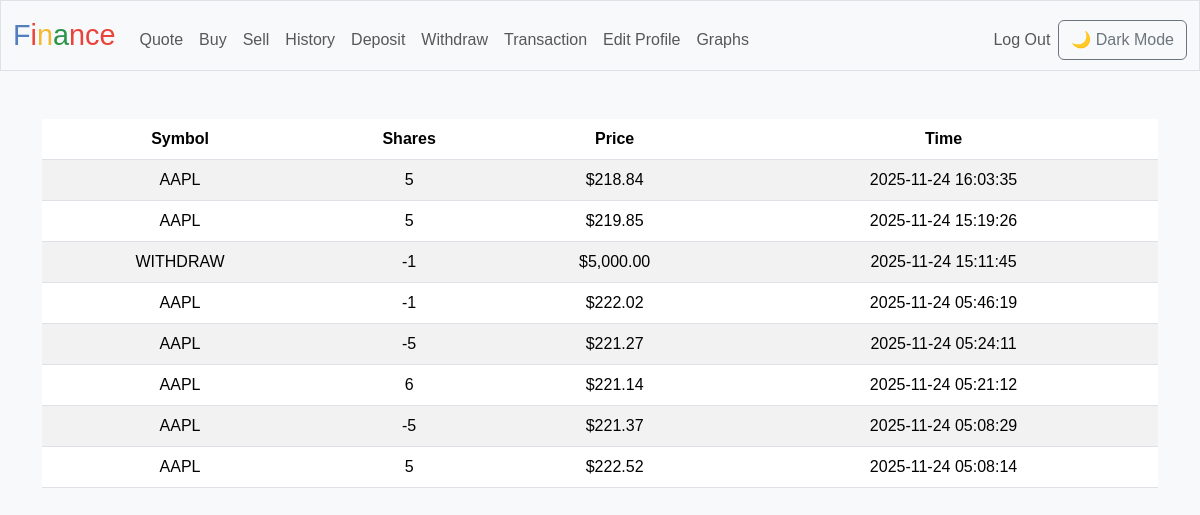
Screenshot of /history (signed in) with the database file from the repository.
### tables this page shows
CREATE TABLE portfolio (
    id INTEGER PRIMARY KEY AUTOINCREMENT,
    user_id INTEGER NOT NULL,
    symbol TEXT NOT NULL,
    shares INTEGER NOT NULL,
    price NUMERIC NOT NULL,
    timestamp DATETIME DEFAULT CURRENT_TIMESTAMP,
    FOREIGN KEY (user_id) REFERENCES users(id)
);

### app.py (the view)
@app.route("/history")
@login_required
def history():
    transactions = db.execute(
        "SELECT symbol, shares, price, timestamp FROM portfolio WHERE user_id = ? ORDER BY timestamp DESC",
        session["user_id"]
    )
    return render_template("history.html", transactions=transactions)

### app.py (called while the page is built)
@app.after_request
def after_request(response):
    response.headers["Cache-Control"] = "no-cache, no-store, must-revalidate"
    response.headers["Expires"] = 0
    response.headers["Pragma"] = "no-cache"
    return response

### helpers.py (called while the page is built)
def login_required(f):
    @wraps(f)
    def decorated_function(*args, **kwargs):
        if session.get("user_id") is None:
            return redirect("/login")
        return f(*args, **kwargs)
    return decorated_function

def usd(value):
    return f"${value:,.2f}"

### templates/history.html
{% extends "layout.html" %}
{% block main %}
<table class="table table-striped">
    <thead>
        <tr>
            <th>Symbol</th>
            <th>Shares</th>
            <th>Price</th>
            <th>Time</th>
        </tr>
    </thead>
    <tbody>
        {% for t in transactions %}
        <tr>
            <td>{{ t.symbol }}</td>
            <td>{{ t.shares }}</td>
            <td>{{ t.price | usd }}</td>
            <td>{{ t.timestamp }}</td>
        </tr>
        {% endfor %}
    </tbody>
</table>
{% endblock %}

### templates/layout.html (shortened to what this page needs)
<!DOCTYPE html>
<html lang="en">
    <head>
        <link href="https://cdn.jsdelivr.net/npm/bootstrap@5.3.3/dist/css/bootstrap.min.css" rel="stylesheet">
        <link href="/static/styles.css" rel="stylesheet">
    </head>
    <body>
        <nav class="navbar navbar-expand-md border" id="site-navbar">
            <div class="container-fluid">
                <a class="navbar-brand" href="/"><span class="blue">F</span><span class="red">i</span><span class="yellow">n</span><span class="green">a</span><span class="red">nce</span></a>
                <div class="collapse navbar-collapse" id="navbar">
                    {% if session["user_id"] %}
                        <ul class="navbar-nav me-auto mt-2">
                            <li class="nav-item"><a class="nav-link" href="/quote">Quote</a></li>
                            <li class="nav-item"><a class="nav-link" href="/buy">Buy</a></li>
                            <li class="nav-item"><a class="nav-link" href="/sell">Sell</a></li>
                            <li class="nav-item"><a class="nav-link" href="/history">History</a></li>
                             <li class="nav-item"><a class="nav-link" href="/deposit">Deposit</a></li>
                             <li class="nav-item"><a class="nav-link" href="/withdraw">Withdraw</a></li>
                                <li class="nav-item"><a class="nav-link" href="/transactions">Transaction</a></li>
                                <li class="nav-item"><a class="nav-link" href="/edit">Edit Profile</a></li>
                                <li class="nav-item"><a class="nav-link" href="/chart">Graphs</a></li>
                        </ul>
                        <ul class="navbar-nav ms-auto mt-2">
                            <li class="nav-item"><a class="nav-link" href="/logout">Log Out</a></li>
                            <button id="theme-toggle" class="btn btn-outline-secondary">
                                        🌙 Dark Mode
                                         </button>
                        </ul>
                    {% else %}
                        <ul class="navbar-nav ms-auto mt-2">
                            <li class="nav-item"><a class="nav-link" href="/register">Register</a></li>
                            <li class="nav-item"><a class="nav-link" href="/login">Log In</a></li>
                        </ul>
                    {% endif %}
                </div>
            </div>
        </nav>
        <main class="container py-5 text-center">
            {% block main %}{% endblock %}
        </main>
    </body>
</html>

### static/styles.css (style rules this page uses)
body { font-family: "Montserrat", sans-serif !important; background-color: #f8f9fa; color: #212529; transition: background 0.3s, color 0.3s; }
nav .navbar-brand { font-size: 1.8rem; }
nav .navbar-brand .blue { color: #537fbe; }
nav .navbar-brand .red { color: #ea433b; }
nav .navbar-brand .yellow { color: #f5b82e; }
nav .navbar-brand .green { color: #2e944b; }
table { width: 100%; }
.btn, .form-control { transition: all 0.25s ease-in-out; }
body, body.dark-mode { font-family: "Montserrat", sans-serif !important; }

### rows the page displays
portfolio: symbol "AAPL", shares "5", price "$218.84", timestamp "2025-11-24 16:03:35"
portfolio: symbol "AAPL", shares "5", price "$219.85", timestamp "2025-11-24 15:19:26"
portfolio: symbol "WITHDRAW", shares "-1", price "$5,000.00", timestamp "2025-11-24 15:11:45"
portfolio: symbol "AAPL", shares "-1", price "$222.02", timestamp "2025-11-24 05:46:19"
portfolio: symbol "AAPL", shares "-5", price "$221.27", timestamp "2025-11-24 05:24:11"
portfolio: symbol "AAPL", shares "6", price "$221.14", timestamp "2025-11-24 05:21:12"
portfolio: symbol "AAPL", shares "-5", price "$221.37", timestamp "2025-11-24 05:08:29"
portfolio: symbol "AAPL", shares "5", price "$222.52", timestamp "2025-11-24 05:08:14"
